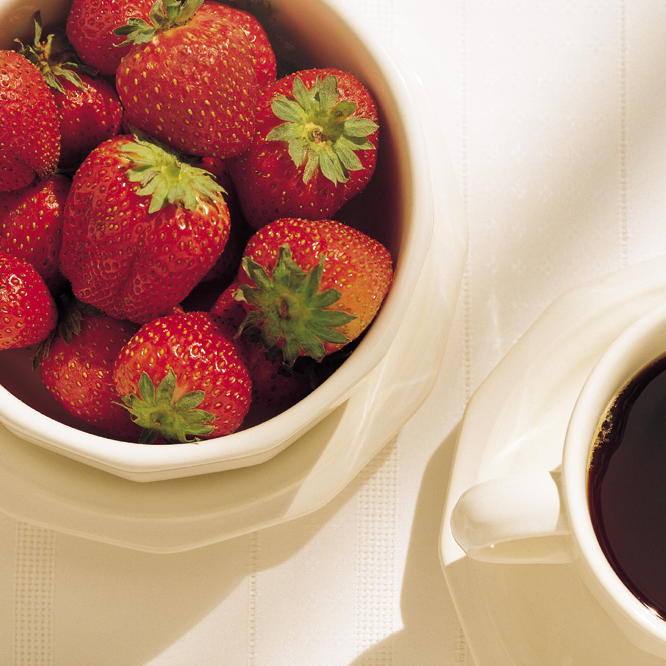
#> input picture original_image/Fig0630(01)(strawberries_fullcolor).tif, 666 x 666 px
$ python '彩色变换调整亮度.py'
#> lines starting #> are read from the running program, lines starting #| are printed output that depends on the picture
#> further down, original_image is the input picture: shape (666, 666, 3); mean R, G, B 186.3, 145.9, 126.5
import numpy as np
import imageio.v2 as imageio
import matplotlib.pyplot as plt
import os
import matplotlib.gridspec as gridspec


def adjust_intensity_rgb(image, k):
#> called with k = 0.7
    img_float = image.astype(float) / 255.0
    processed = img_float * k
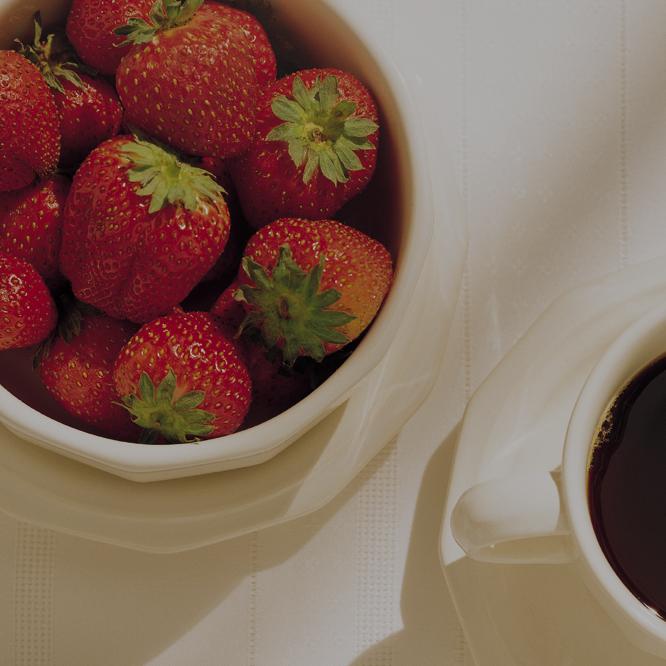
#> processed: shape (666, 666, 3) float64; mean R, G, B 0.511, 0.4, 0.347
    processed = np.clip(processed, 0, 1)
    return (processed * 255).astype(np.uint8)


def plot_mapping_function(ax, slope=None, intercept=None, label_text="", k_val=0.7, subplot_label=""):
    x = np.linspace(0, 1, 100)

    if slope is not None and intercept is not None:
        y = slope * x + intercept
    elif slope is not None:
        y = slope * x
    else:
        y = x

    y = np.clip(y, 0, 1)

    ax.plot(x, y, 'b-', linewidth=2)
    ax.set_xlim(0, 1)
    ax.set_ylim(0, 1)

    ax.set_xticks(np.linspace(0, 1, 5))
    ax.set_yticks(np.linspace(0, 1, 5))

    ax.tick_params(axis='both', which='major', labelsize=10)

    ax.grid(True, linestyle='-', alpha=0.8, color='gray', which='major')
    ax.set_aspect('equal')

    if k_val is not None:
        if "R,G,B" in label_text or label_text == "I":
            ax.plot([0, 1], [k_val, k_val], 'k--', alpha=0.3)
            ax.text(-0.1, k_val, r'$k$', va='center', ha='right', fontsize=12)
        elif "C,M,Y" in label_text and intercept is not None and intercept > 0:
            val = 1 - k_val
            ax.plot([0, 1], [val, val], 'k--', alpha=0.3)
            ax.text(-0.1, val, r'$1-k$', va='center', ha='right', fontsize=12)

    ax.set_xticklabels([0, '', '', '', 1])
    ax.set_yticklabels([0, '', '', '', 1])

    ax.tick_params(axis='y', pad=5)

    ax.text(0.95, 0.05, label_text, transform=ax.transAxes,
            ha='right', va='bottom', color='white', backgroundcolor='black', fontsize=9, fontweight='bold')

    ax.text(-0.25, 1.1, subplot_label, transform=ax.transAxes,
            ha='left', va='top', fontsize=12, fontweight='bold')


def plot_image_subplot(ax, image_data, subplot_label=""):
    ax.imshow(image_data)
    ax.axis('off')
    ax.text(-0.05, 1.05, subplot_label, transform=ax.transAxes,
            ha='left', va='top', fontsize=12, fontweight='bold')


if __name__ == "__main__":
    input_dir = "original_image"
    output_dir = "output_image"
    os.makedirs(output_dir, exist_ok=True)

    image_filename = "Fig0630(01)(strawberries_fullcolor).tif"

    if not os.path.exists(os.path.join(input_dir, image_filename)):
        files = [f for f in os.listdir(input_dir) if f.lower().endswith(('.png', '.jpg', '.jpeg', '.tif'))]
        if files:
            image_filename = files[0]
        else:
            exit()

    image_path = os.path.join(input_dir, image_filename)
    base_name = os.path.splitext(image_filename)[0]

    original_image = imageio.imread(image_path)
    if len(original_image.shape) == 2:
        original_image = np.stack((original_image,) * 3, axis=-1)
    elif original_image.shape[2] == 4:
        original_image = original_image[:, :, :3]

    k = 0.7
    result_image = adjust_intensity_rgb(original_image, k)

    fig = plt.figure(figsize=(12, 8))
    gs = gridspec.GridSpec(2, 6, figure=fig, hspace=0.4, wspace=0.3, height_ratios=[2.5, 1])

    ax_img1 = fig.add_subplot(gs[0, 0:3])
    plot_image_subplot(ax_img1, original_image, subplot_label="a")

    ax_img2 = fig.add_subplot(gs[0, 3:6])
    plot_image_subplot(ax_img2, result_image, subplot_label="b")

    ax_f1 = fig.add_subplot(gs[1, 0])
    plot_mapping_function(ax_f1, slope=k, intercept=0, label_text="R,G,B", k_val=k, subplot_label="c")

    ax_f2 = fig.add_subplot(gs[1, 1])
    plot_mapping_function(ax_f2, slope=k, intercept=1 - k, label_text="C,M,Y", k_val=k, subplot_label="d")

    ax_f3 = fig.add_subplot(gs[1, 2])
    plot_mapping_function(ax_f3, slope=1, intercept=0, label_text="K", k_val=k, subplot_label="e")

    ax_f4 = fig.add_subplot(gs[1, 3])
    plot_mapping_function(ax_f4, slope=k, intercept=1 - k, label_text="C,M,Y", k_val=k, subplot_label="f")

    ax_f5 = fig.add_subplot(gs[1, 4])
    plot_mapping_function(ax_f5, slope=k, intercept=0, label_text="I", k_val=k, subplot_label="g")

    ax_f6 = fig.add_subplot(gs[1, 5])
    plot_mapping_function(ax_f6, slope=1, intercept=0, label_text="H,S", k_val=k, subplot_label="h")

    save_path = os.path.join(output_dir, f"{base_name}_fig629_final.png")
    plt.savefig(save_path, bbox_inches='tight', dpi=150)
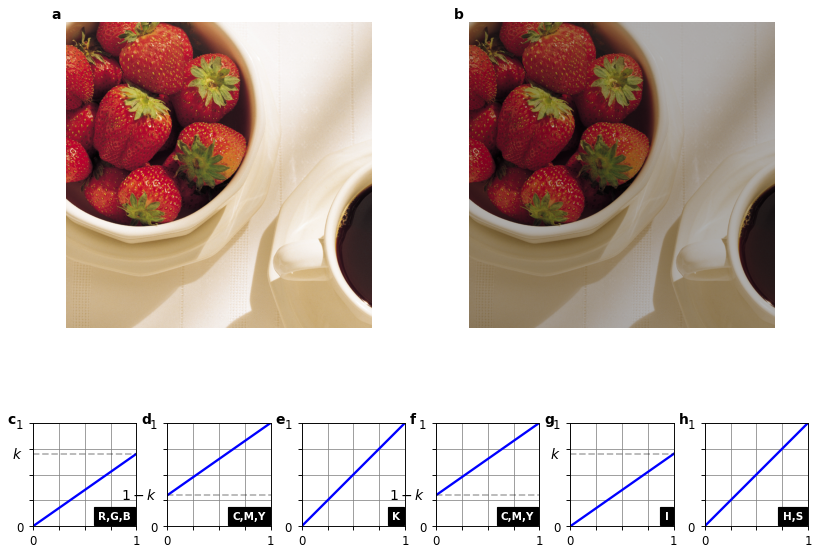
#> figure drawn by matplotlib, 8 panels; panel 3: curve peaks at x = 1, y = 0.7; panel 4: curve peaks at x = 1, y = 1; panel 5: curve peaks at x = 1, y = 1; panel 6: curve peaks at x = 1, y = 1
    plt.close(fig)
